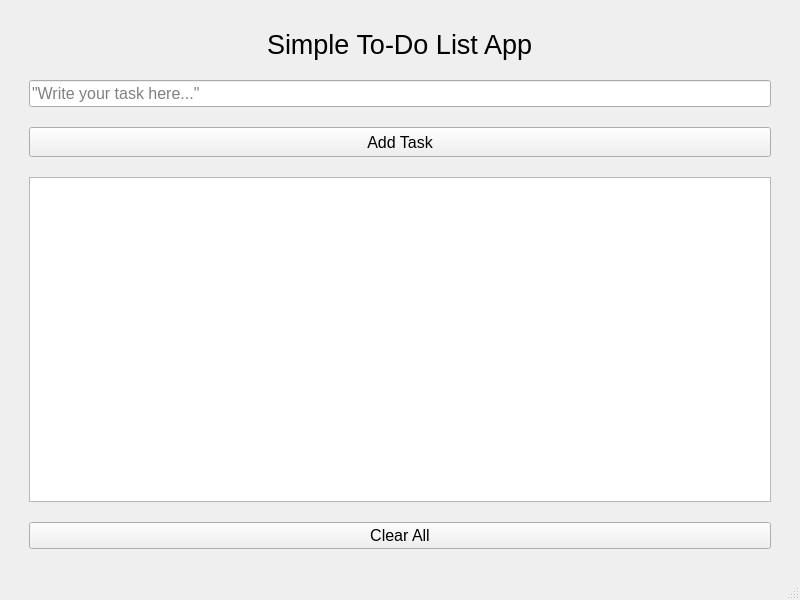
<?xml version="1.0" encoding="UTF-8"?>
<ui version="4.0">
 <class>MainWindow</class>
 <widget class="QMainWindow" name="MainWindow">
  <property name="geometry">
   <rect>
    <x>0</x>
    <y>0</y>
    <width>800</width>
    <height>600</height>
   </rect>
  </property>
  <property name="windowTitle">
   <string>To Do List App</string>
  </property>
  <widget class="QWidget" name="centralwidget">
   <layout class="QGridLayout" name="gridLayout_2">
    <item row="0" column="0">
     <layout class="QGridLayout" name="gridLayout">
      <property name="leftMargin">
       <number>20</number>
      </property>
      <property name="topMargin">
       <number>20</number>
      </property>
      <property name="rightMargin">
       <number>20</number>
      </property>
      <property name="bottomMargin">
       <number>20</number>
      </property>
      <property name="spacing">
       <number>20</number>
      </property>
      <item row="1" column="0" alignment="Qt::AlignmentFlag::AlignHCenter|Qt::AlignmentFlag::AlignVCenter">
       <widget class="QLabel" name="label_app_title">
        <property name="maximumSize">
         <size>
          <width>311</width>
          <height>31</height>
         </size>
        </property>
        <property name="font">
         <font>
          <pointsize>20</pointsize>
         </font>
        </property>
        <property name="text">
         <string>Simple To-Do List App</string>
        </property>
       </widget>
      </item>
      <item row="4" column="0">
       <widget class="QListWidget" name="taskList"/>
      </item>
      <item row="5" column="0">
       <widget class="QPushButton" name="clearAllButton">
        <property name="font">
         <font>
          <pointsize>12</pointsize>
         </font>
        </property>
        <property name="text">
         <string>Clear All</string>
        </property>
       </widget>
      </item>
      <item row="3" column="0">
       <widget class="QPushButton" name="addTaskButton">
        <property name="minimumSize">
         <size>
          <width>200</width>
          <height>30</height>
         </size>
        </property>
        <property name="font">
         <font>
          <pointsize>12</pointsize>
         </font>
        </property>
        <property name="text">
         <string>Add Task</string>
        </property>
       </widget>
      </item>
      <item row="2" column="0">
       <widget class="QLineEdit" name="taskInput">
        <property name="font">
         <font>
          <pointsize>12</pointsize>
         </font>
        </property>
        <property name="text">
         <string/>
        </property>
        <property name="placeholderText">
         <string>&quot;Write your task here...&quot;</string>
        </property>
       </widget>
      </item>
     </layout>
    </item>
   </layout>
  </widget>
  <widget class="QMenuBar" name="menubar">
   <property name="geometry">
    <rect>
     <x>0</x>
     <y>0</y>
     <width>800</width>
     <height>26</height>
    </rect>
   </property>
  </widget>
  <widget class="QStatusBar" name="statusbar"/>
 </widget>
 <resources/>
 <connections/>
</ui>
